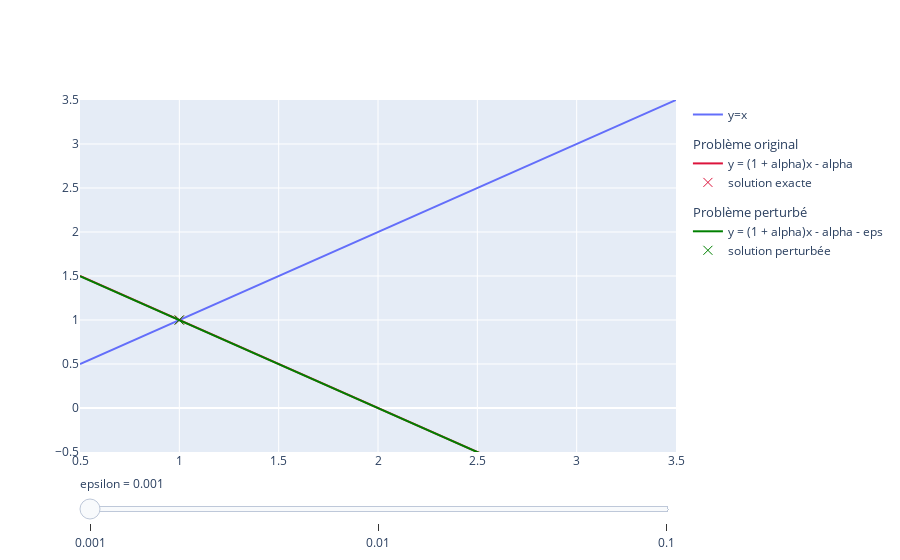

The code cell stored with this chart in its notebook:
### Markdown cell above
### Cas où $\alpha = -2$

### Code cell
x = np.linspace(0.5, 3.5, 100)

alpha = -2

y1 = x
y2 = (1+alpha)*x - alpha

fig = go.Figure(layout_yaxis_range=[-0.5,3.5])

fig.add_trace(go.Scatter(x=x, y=y1, name="y=x"))
fig.add_trace(go.Scatter(x=x, y=y2, name="y = (1 + alpha)x - alpha", marker = dict(color="crimson"),
                         legendgroup="group",  legendgrouptitle_text="Problème original"))
fig.add_trace(go.Scatter(x=[1], y=[1], name="solution exacte", mode='markers', legendgroup="group",
                         marker = dict(symbol='x-thin', size=9, line_color="crimson", line_width=1)))

epsilon = np.array([0.001, 0.01, 0.1])
for i, eps_i in enumerate(epsilon):
    y_i = (1+alpha)*x - alpha - eps_i
    fig.add_trace(go.Scatter(x=x, y=y_i, name="y = (1 + alpha)x - alpha - eps", marker = dict(color="green"),
                             legendgroup="group2",  legendgrouptitle_text="Problème perturbé", showlegend=False,
                             visible=False))
    
    fig.add_trace(go.Scatter(x=[1+eps_i/alpha], y=[1+eps_i/alpha], name="solution perturbée", mode='markers',
                         marker = dict(symbol='x-thin', size=9, line_color="green", line_width=1),
                         legendgroup="group2", showlegend=False, visible=False))
    
fig.data[3].visible = True
fig.data[3].showlegend = True
fig.data[4].visible = True
fig.data[4].showlegend = True

# Create and add slider
steps = []
for i, eps_i in enumerate(epsilon):
    step = dict(method="update", label = f"{eps_i}", 
                args=[{"visible": [(el==2*i+3 or el==2*i+4 or el==0 or el==1 or el==2) for el in range(len(fig.data))]}])
    fig.data[2*i+3].showlegend = True
    fig.data[2*i+4].showlegend = True
    steps.append(step)

sliders = [dict(currentvalue={'prefix': 'epsilon = '}, steps=steps)]

fig.update_layout(sliders=sliders)
fig.show()
